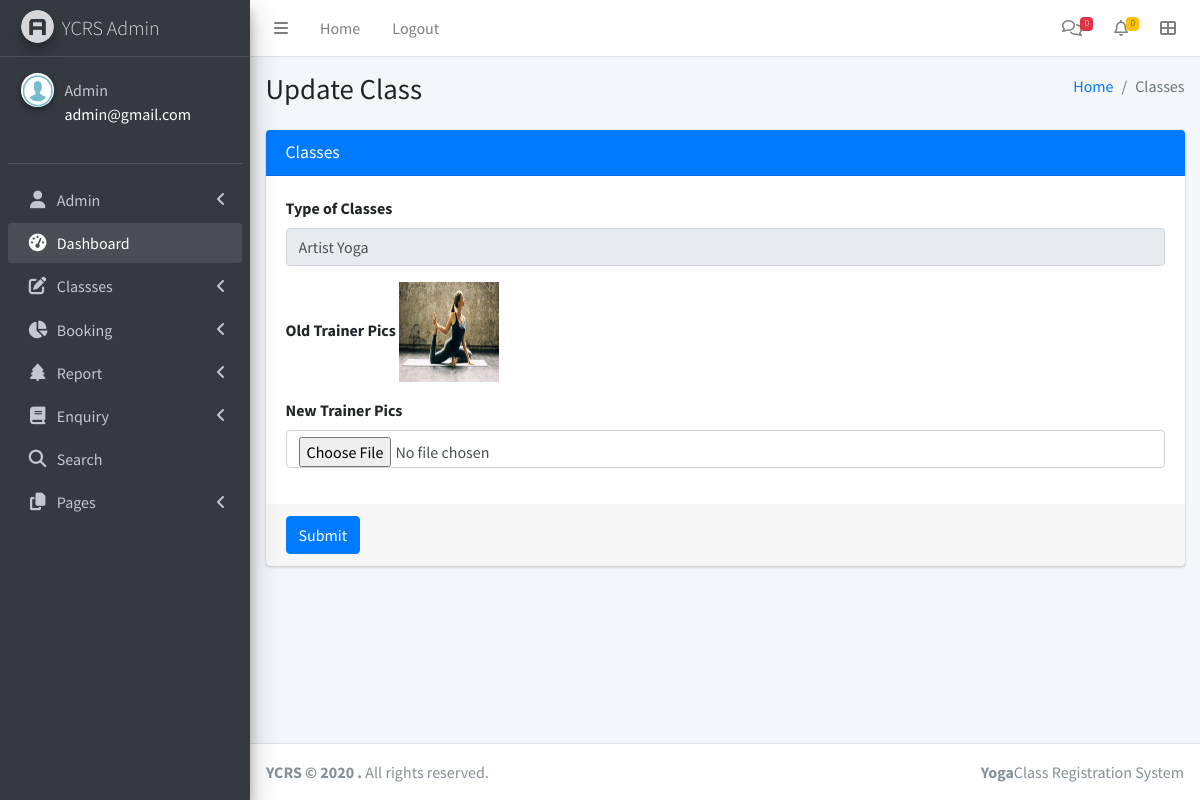
The app's page /ycrs/admin/changeimage1.php?editid=1 (signed in) with its own data.
### tables this page shows
CREATE TABLE `tblclasses` (
  `ID` int(10) NOT NULL,
  `TypeofClasses` varchar(50) DEFAULT NULL,
  `YogaImages` varchar(100) DEFAULT NULL,
  `DaysTime` varchar(120) DEFAULT NULL,
  `Description` mediumtext DEFAULT NULL,
  `YogaTrainer` varchar(200) DEFAULT NULL,
  `TrainerContactnumber` bigint(10) DEFAULT NULL,
  `ProfilePics` varchar(200) DEFAULT NULL,
  `Fees` decimal(10,2) NOT NULL,
  `ClassDuration` varchar(200) NOT NULL,
  `CreationDate` timestamp NULL DEFAULT current_timestamp()
);

### ycrs/admin/changeimage1.php (the view, shortened to what this page needs)
<?php
include('includes/dbconnection.php');
if (strlen($_SESSION['ycrsaid']==0)) {
  header('location:logout.php');
  } else{
  ?>
<!DOCTYPE html>
<html>
<head>
  <link rel="stylesheet" href="plugins/fontawesome-free/css/all.min.css">
  <link rel="stylesheet" href="https://code.ionicframework.com/ionicons/2.0.1/css/ionicons.min.css">
  <link rel="stylesheet" href="dist/css/adminlte.min.css">
</head>
<body class="hold-transition sidebar-mini">
<div class="wrapper">
 <?php include_once('includes/header.php');?>
  <?php include_once('includes/sidebar.php');?>
  <div class="content-wrapper">
    <section class="content-header">
      <div class="container-fluid">
        <div class="row mb-2">
          <div class="col-sm-6">
            <h1>Update Class</h1>
          </div>
          <div class="col-sm-6">
            <ol class="breadcrumb float-sm-right">
              <li class="breadcrumb-item"><a href="dashboard.php">Home</a></li>
              <li class="breadcrumb-item active">Classes</li>
            </ol>
          </div>
        </div>
      </div>
    </section>
    <section class="content">
      <div class="container-fluid">
        <div class="row">
          <div class="col-md-12">
            <div class="card card-primary">
              <div class="card-header">
                <h3 class="card-title">Classes</h3>
              </div>
              <form role="form" method="post" enctype="multipart/form-data">
               <?php
$eid=$_GET['editid'];
$sql="SELECT * from  tblclasses where ID=$eid";
$query = $dbh -> prepare($sql);
$query->execute();
$results=$query->fetchAll(PDO::FETCH_OBJ);
$cnt=1;
if($query->rowCount() > 0)
{
foreach($results as $row)
{               ?>
                <div class="card-body">
                  <div class="form-group">
                    <label for="exampleInputEmail1">Type of Classes</label>
                    <input value="<?php  echo $row->TypeofClasses;?>" class="form-control" readonly='true'></option>
                  </div>
                  <div class="form-group">
                    <label for="exampleInputPassword1">Old Trainer Pics</label>
                   <img src="images/<?php echo $row->ProfilePics;?>" width="100" height="100" value="<?php  echo $row->ProfilePics;?>">
                  </div>
                <div class="form-group">
                    <label for="exampleInputPassword1">New Trainer Pics</label>
                   <input type="file" class="form-control" name="image" value="" required='true'>
                  </div>
                </div>
<?php $cnt=$cnt+1;}} ?>
                <div class="card-footer">
                  <button type="submit" class="btn btn-primary" name="submit">Submit</button>
                </div>
              </form>
            </div>
          </div>
        </div>
      </div>
    </section>
  </div>
  <?php include_once('includes/footer.php');?>
</div>
</body>
</html><?php }  ?>

### ycrs/admin/includes/sidebar.php (shortened to what this page needs)
  <aside class="main-sidebar sidebar-dark-primary elevation-4">
    <a href="dashboard.php" class="brand-link">
      <img src="dist/img/AdminLTELogo.png" alt="AdminLTE Logo" class="brand-image img-circle elevation-3"
           style="opacity: .8">
      <span class="brand-text font-weight-light">YCRS Admin</span>
    </a>
    <div class="sidebar">
      <div class="user-panel mt-3 pb-3 mb-3 d-flex">
        <div class="image">
          <img src="dist/img/images.png" class="img-circle elevation-2" alt="User Image">
        </div>
        <div class="info">
          <?php
$aid=$_SESSION['ycrsaid'];
$sql="SELECT AdminName,Email from  tbladmin where ID=:aid";
$query = $dbh -> prepare($sql);
$query->bindParam(':aid',$aid,PDO::PARAM_STR);
$query->execute();
$results=$query->fetchAll(PDO::FETCH_OBJ);
$cnt=1;
if($query->rowCount() > 0)
{
foreach($results as $row)
{               ?>
          <a href="admin-profile.php" class="d-block"><?php  echo $row->AdminName;?></a>
          <p style="color: white"><?php  echo $row->Email;?><?php $cnt=$cnt+1;}} ?></p>
        </div>
      </div>
      <nav class="mt-2">
        <ul class="nav nav-pills nav-sidebar flex-column" data-widget="treeview" role="menu" data-accordion="false">
               <li class="nav-item has-treeview">
            <a href="#" class="nav-link">
              <i class="nav-icon fas fa-user"></i>
              <p>
                Admin
                <i class="right fas fa-angle-left"></i>
              </p>
            </a>
          </li>
          <li class="nav-item has-treeview menu-open">
            <a href="dashboard.php" class="nav-link">
              <i class="nav-icon fas fa-tachometer-alt"></i>
              <p>
                Dashboard
              </p>
            </a>
          </li>
          <li class="nav-item has-treeview">
            <a href="#" class="nav-link">
              <i class="nav-icon fas fa-edit"></i>
              <p>
                Classses
                <i class="fas fa-angle-left right"></i>
              </p>
            </a>
          </li>
          <li class="nav-item has-treeview">
            <a href="#" class="nav-link">
              <i class="nav-icon fas fa-chart-pie"></i>
              <p>
                Booking
                <i class="right fas fa-angle-left"></i>
              </p>
            </a>
          </li>
          <li class="nav-item has-treeview">
            <a href="between-dates-report.php" class="nav-link">
              <i class="nav-icon fas fa-tree"></i>
              <p>
                Report
                <i class="fas fa-angle-left right"></i>
              </p>
            </a>
          </li>
          <li class="nav-item has-treeview">
            <a href="#" class="nav-link">
             <i class="nav-icon fas fa-book"></i>
              <p>
                Enquiry
                <i class="fas fa-angle-left right"></i>
              </p>
            </a>
          </li>
          <li class="nav-item has-treeview">
            <a href="search.php" class="nav-link">
              <i class="nav-icon fas fa-search"></i>
              <p>
              Search
              </p>
            </a>
          </li>
        <li class="nav-item has-treeview">
            <a href="#" class="nav-link">
              <i class="nav-icon fas fa-copy"></i>
              <p>
                Pages
                <i class="fas fa-angle-left right"></i>
              </p>
            </a>
          </li>
        </ul>
      </nav>
    </div>
  </aside>

### records on screen
tblclasses: TypeofClasses "Artist Yoga", ProfilePics (picture)

### other values on screen
$newenq "0"
$newbooking "0"
$row->AdminName "Admin"
$row->Email "admin@gmail.com"
